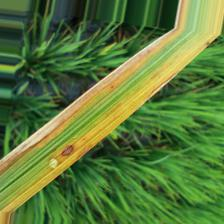
#> input picture dataset/data_processed/test/bac_la_0002.jpg, 224 x 224 px
$ python -i reprocess.py   (imports and definitions only)
#> lines starting #> are read from the running program, lines starting #| are printed output that depends on the picture
#> further down, picture is the input picture: PIL image 224x224 RGB; mean R, G, B 89.1, 121.1, 57.2
"""
Module tien xu ly du lieu (Preprocessing) cho mo hinh CNN nhan dien benh tren la lua.
Chuc nang chinh:
1. Kiem tra tinh toan ven va chuan hoa anh ve RGB.
2. Ma hoa nhan (Label Encoding: bac_la->0, dao_on->1, dom_nau->2, la_khoe->3).
3. Trich xuat metadata va xuat tep 'reprocessed.csv'.
4. Cung cap lop Dataset va DataLoader (PyTorch) kem Data Augmentation cho tap Train.
"""

import os
import random
from pathlib import Path
from PIL import Image, ImageEnhance
import numpy as np
import pandas as pd
import torch
from torch.utils.data import Dataset, DataLoader

# 1. Tu dien ma hoa nhan
LABEL_TO_IDX = {
    'bac_la': 0,
    'dao_on': 1,
    'dom_nau': 2,
    'la_khoe': 3
}
IDX_TO_LABEL = {v: k for k, v in LABEL_TO_IDX.items()}

LABEL_VI = {
    'bac_la': 'Bạc lá lúa',
    'dao_on': 'Đạo ôn lá',
    'dom_nau': 'Đốm nâu',
    'la_khoe': 'Lá khỏe mạnh'
}

# 2. Xac dinh duong dan mac dinh
PROJECT_ROOT = Path(__file__).resolve().parent.parent
DEFAULT_DATA_DIR = PROJECT_ROOT / 'dataset' / 'data_processed'
DEFAULT_CSV_PATH = DEFAULT_DATA_DIR / 'reprocessed.csv'


# [67 lines left out: function build_reprocessed_csv, not called in this run]


class RiceLeafTransform:
    """
    Bo bien doi anh (Transform Pipeline):
    - Train: Random Flip, Random Rotation, Color Jitter, Resize (224x224), Normalization.
    - Valid / Test: Resize (224x224), Normalization.
    """
    def __init__(self, is_train=True, image_size=(224, 224)):
        self.is_train = is_train
        self.image_size = image_size
        self.mean = np.array([0.485, 0.456, 0.406], dtype=np.float32)
        self.std = np.array([0.229, 0.224, 0.225], dtype=np.float32)

    def __call__(self, img: Image.Image) -> torch.Tensor:
        if img.mode != 'RGB':
            img = img.convert('RGB')

        if self.is_train:
            # Lat ngang ngau nhien
            if random.random() > 0.5:
                img = img.transpose(Image.FLIP_LEFT_RIGHT)
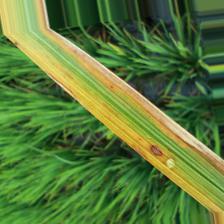
#> img: PIL image 224x224 RGB; mean R, G, B 89.1, 121.1, 57.2
            # Lat doc ngau nhien
            if random.random() > 0.5:
                img = img.transpose(Image.FLIP_TOP_BOTTOM)
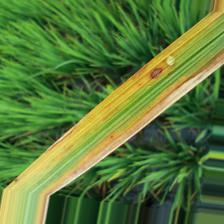
#> img: PIL image 224x224 RGB; mean R, G, B 89.1, 121.1, 57.2
            # Xoay nhe goc tu -15 den 15 do
            if random.random() > 0.5:
                angle = random.uniform(-15, 15)
                img = img.rotate(angle, resample=Image.BILINEAR)
            # Bien doi nhe do sang va do tuong phan
            if random.random() > 0.5:
                enhancer = ImageEnhance.Brightness(img)
                img = enhancer.enhance(random.uniform(0.9, 1.1))
                enhancer = ImageEnhance.Contrast(img)
                img = enhancer.enhance(random.uniform(0.9, 1.1))

        # Chuan hoa kich thuoc ve 224x224
        img = img.resize(self.image_size, Image.BILINEAR)

        # Chuyen sang Tensor va chuan hoa theo ImageNet
        arr = np.array(img, dtype=np.float32) / 255.0
        arr = (arr - self.mean) / self.std
#> (the run stopped early here; a loop or call above may not have finished)

$ run again, on dataset/data_processed/train/bac_la_0018.jpg
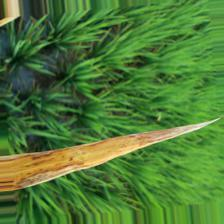
#> input picture dataset/data_processed/train/bac_la_0018.jpg, 224 x 224 px
#> picture is the input picture: PIL image 224x224 RGB; mean R, G, B 78.5, 122.4, 53.9
#> in __call__, `img = img.transpose(Image.FLIP_LEFT_RIGHT)`:
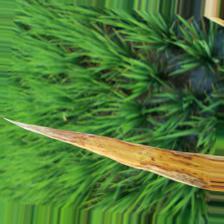
#> img: PIL image 224x224 RGB; mean R, G, B 78.5, 122.4, 53.9
#> in __call__, `img = img.transpose(Image.FLIP_TOP_BOTTOM)`:
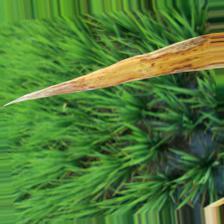
#> img: PIL image 224x224 RGB; mean R, G, B 78.5, 122.4, 53.9

$ run again, on dataset/data_processed/train/bac_la_0052.jpg
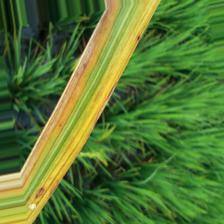
#> input picture dataset/data_processed/train/bac_la_0052.jpg, 224 x 224 px
#> picture is the input picture: PIL image 224x224 RGB; mean R, G, B 85.1, 118.1, 51.1
#> in __call__, `img = img.transpose(Image.FLIP_LEFT_RIGHT)`:
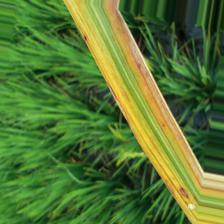
#> img: PIL image 224x224 RGB; mean R, G, B 85.1, 118.1, 51.1
#> in __call__, `img = img.transpose(Image.FLIP_TOP_BOTTOM)`:
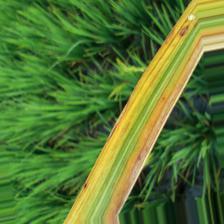
#> img: PIL image 224x224 RGB; mean R, G, B 85.1, 118.1, 51.1

$ run again, on dataset/data_processed/valid/bac_la_0004.jpg
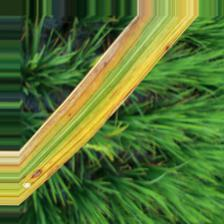
#> input picture dataset/data_processed/valid/bac_la_0004.jpg, 224 x 224 px
#> picture is the input picture: PIL image 224x224 RGB; mean R, G, B 85.5, 115.8, 50.9
#> in __call__, `img = img.transpose(Image.FLIP_LEFT_RIGHT)`:
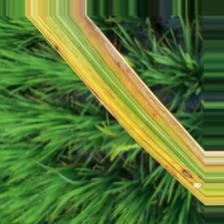
#> img: PIL image 224x224 RGB; mean R, G, B 85.5, 115.8, 50.9
#> in __call__, `img = img.transpose(Image.FLIP_TOP_BOTTOM)`:
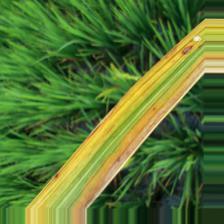
#> img: PIL image 224x224 RGB; mean R, G, B 85.5, 115.8, 50.9
